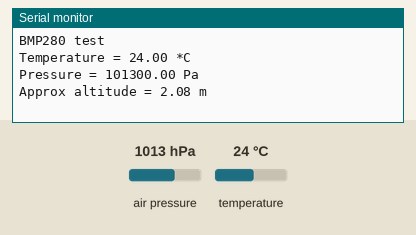
This sketch was run on a simulated Arduino Uno, built with avr-gcc and run on an emulated ATmega328P. Parts: the last lines printed to the serial monitor. The inputs (shaded band) are chosen by the test bench; at power-on: air pressure 1013 hPa, temperature 24 °C.

Above: at 1.2 s.
1.3 s: air pressure set to 952 hPa
At 3.2 s:
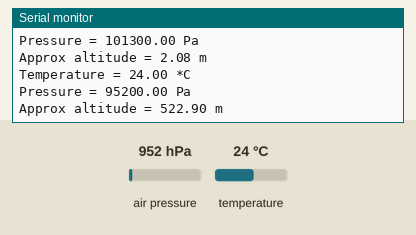
3.6 s: temperature set to 12 °C
At 5.2 s:
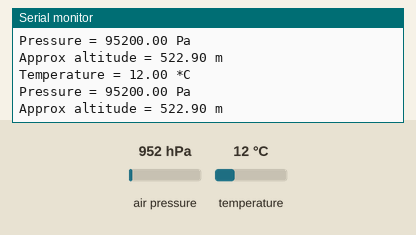
5.9 s: air pressure set to 975 hPa
At 7.3 s:
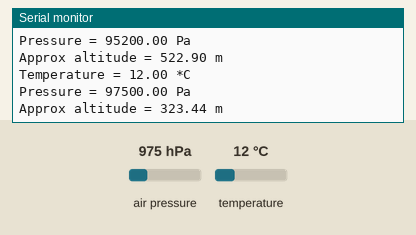
Timing chart, 0 to 8.9 s (numbered marks = the images above; inputs shaded):
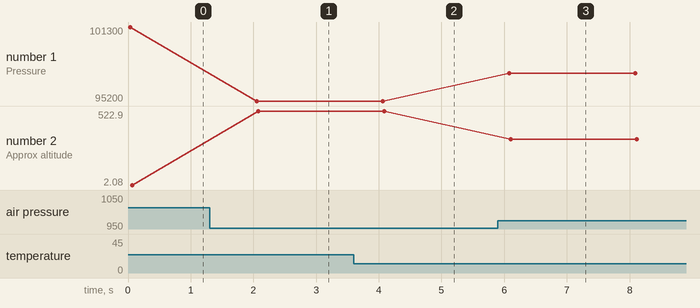

The sketch:

BMP280_demo.ino
```cpp
#include <Wire.h>
//#include <SPI.h>
#include <Adafruit_Sensor.h>
#include <Adafruit_BMP280.h>

//#define BMP_SCK 13
//#define BMP_MISO 12
//#define BMP_MOSI 11
//#define BMP_CS 10

Adafruit_BMP280 bme; // I2C
//Adafruit_BMP280 bme(BMP_CS); // hardware SPI
//Adafruit_BMP280 bme(BMP_CS, BMP_MOSI, BMP_MISO, BMP_SCK);

void setup() {
Serial.begin(9600);
Serial.println(F("BMP280 test"));

if (!bme.begin()) {
Serial.println("Could not find a valid BMP280 sensor, check wiring!");
while (1);
}
}

void loop() {
Serial.print("Temperature = ");
Serial.print(bme.readTemperature());
Serial.println(" *C");

Serial.print("Pressure = ");
Serial.print(bme.readPressure());
Serial.println(" Pa");

Serial.print("Approx altitude = ");
Serial.print(bme.readAltitude(1013.25)); // this should be adjusted to your local forcase
Serial.println(" m");

Serial.println();
delay(2000);
}
```

Measured:
- after the input at 1.3 s, the serial monitor: prints a new line after 0.75 s (image 1)
- after the input at 3.6 s, the serial monitor: prints a new line after 0.44 s (image 2)
- after the input at 5.9 s, the serial monitor: prints a new line after 0.18 s (image 3)
- plotted number 1: 101300 → 95200 after the input at 1.3 s, 95200 → 97500 after the input at 5.9 s
- plotted number 2: 2.08 → 522.9 after the input at 1.3 s, 522.9 → 323.44 after the input at 5.9 s
